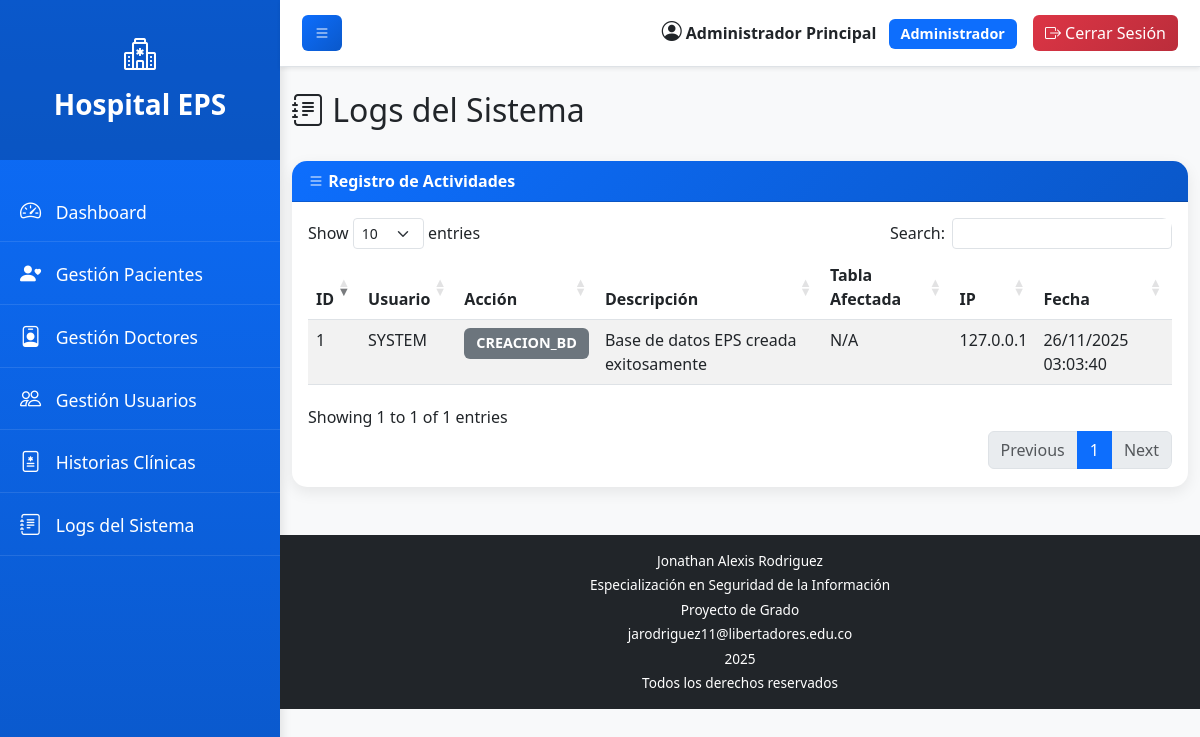
/pages/admin/logs.php (signed in), run on the app's committed database.
### tables this page shows
CREATE TABLE IF NOT EXISTS logs (
    id INT AUTO_INCREMENT PRIMARY KEY,
    usuario VARCHAR(50),
    accion VARCHAR(100) NOT NULL,
    descripcion TEXT,
    tabla_afectada VARCHAR(50),
    registro_id INT,
    ip_address VARCHAR(45),
    fecha TIMESTAMP DEFAULT CURRENT_TIMESTAMP,
    INDEX idx_usuario (usuario),
    INDEX idx_fecha (fecha),
    INDEX idx_accion (accion)
);

### config/helpers.php (called while the page is built, shortened)
<?php
function safe_html($value, $default = '') {
    return htmlspecialchars((string)$value, ENT_QUOTES, 'UTF-8');
}
?>

### pages/admin/logs.php (the view, shortened to what this page needs)
<?php
require_once '../../config/helpers.php';
$database = new Database();
$db = $database->getConnection();
$query = "SELECT * FROM logs ORDER BY fecha DESC";
$stmt = $db->prepare($query);
$stmt->execute();
?>
<!DOCTYPE html>
<html lang="es">
<head>
    <link href="https://cdn.jsdelivr.net/npm/bootstrap@5.3.0/dist/css/bootstrap.min.css" rel="stylesheet">
    <link rel="stylesheet" href="https://cdn.jsdelivr.net/npm/bootstrap-icons@1.10.0/font/bootstrap-icons.css">
    <link rel="stylesheet" href="https://cdn.datatables.net/1.13.7/css/dataTables.bootstrap5.min.css">
    <link rel="stylesheet" href="../../assets/css/dashboard.css">
</head>
<body>
    <div class="wrapper">
        <?php include '../../includes/sidebar.php'; ?>
        <div id="content">
            <?php include '../../includes/navbar.php'; ?>
            <div class="container-fluid mt-4">
                <div class="row mb-4">
                    <div class="col-12">
                        <h2><i class="bi bi-journal-text"></i> Logs del Sistema</h2>
                    </div>
                </div>
                <div class="card">
                    <div class="card-header">
                        <i class="bi bi-list"></i> Registro de Actividades
                    </div>
                    <div class="card-body">
                        <div class="table-responsive">
                            <table id="tablaLogs" class="table table-striped table-hover">
                                <thead>
                                    <tr>
                                        <th>ID</th>
                                        <th>Usuario</th>
                                        <th>Acción</th>
                                        <th>Descripción</th>
                                        <th>Tabla Afectada</th>
                                        <th>IP</th>
                                        <th>Fecha</th>
                                    </tr>
                                </thead>
                                <tbody>
                                    <?php while($row = $stmt->fetch(PDO::FETCH_ASSOC)): ?>
                                    <tr>
                                        <td><?php echo $row['id']; ?></td>
                                        <td><?php echo safe_html($row['usuario'] ?? 'N/A'); ?></td>
                                        <td>
                                            <?php
                                            $badge_class = 'bg-secondary';
                                            ?>
                                            <span class="badge <?php echo $badge_class; ?>"><?php echo safe_html($row['accion'] ?? ''); ?></span>
                                        </td>
                                        <td><?php echo safe_html($row['descripcion'] ?? 'N/A'); ?></td>
                                        <td><?php echo safe_html($row['tabla_afectada'] ?? 'N/A'); ?></td>
                                        <td><?php echo safe_html($row['ip_address'] ?? 'N/A'); ?></td>
                                        <td><?php echo date('d/m/Y H:i:s', strtotime($row['fecha'])); ?></td>
                                    </tr>
                                    <?php endwhile; ?>
                                </tbody>
                            </table>
                        </div>
                    </div>
                </div>
            </div>
            <?php include '../../includes/footer.php'; ?>
        </div>
    </div>
</body>
</html>

### includes/sidebar.php (shortened to what this page needs)
<nav id="sidebar" class="sidebar">
    <div class="sidebar-header">
        <i class="bi bi-hospital fs-2"></i>
        <h3>Hospital EPS</h3>
    </div>
    <ul class="list-unstyled components">
        <li>
            <a href="../../dashboard.php"><i class="bi bi-speedometer2"></i> Dashboard</a>
        </li>
        <?php if($_SESSION['rol'] == 'Administrador'): ?>
        <li>
            <a href="../../pages/admin/pacientes.php"><i class="bi bi-person-heart"></i> Gestión Pacientes</a>
        </li>
        <li>
            <a href="../../pages/admin/doctores.php"><i class="bi bi-person-badge"></i> Gestión Doctores</a>
        </li>
        <li>
            <a href="../../pages/admin/usuarios.php"><i class="bi bi-people"></i> Gestión Usuarios</a>
        </li>
        <li>
            <a href="../../pages/admin/historias.php"><i class="bi bi-file-medical"></i> Historias Clínicas</a>
        </li>
        <li>
            <a href="../../pages/admin/logs.php"><i class="bi bi-journal-text"></i> Logs del Sistema</a>
        </li>
        <?php endif; ?>
    </ul>
</nav>

### includes/navbar.php
<nav class="navbar navbar-expand-lg navbar-light bg-white shadow-sm">
    <div class="container-fluid">
        <button type="button" id="sidebarCollapse" class="btn btn-primary">
            <i class="bi bi-list"></i>
        </button>
        <div class="ms-auto d-flex align-items-center">
            <span class="me-3">
                <i class="bi bi-person-circle fs-5"></i>
                <strong><?php echo $_SESSION['nombres'] . ' ' . $_SESSION['apellidos']; ?></strong>
                <span class="badge bg-primary ms-2"><?php echo $_SESSION['rol']; ?></span>
            </span>
            <a href="../../api/logout.php" class="btn btn-danger">
                <i class="bi bi-box-arrow-right"></i> Cerrar Sesión
            </a>
        </div>
    </div>
</nav>

### includes/footer.php
<footer class="footer bg-dark text-white py-3 mt-5">
    <div class="container text-center">
        <p class="mb-1">Jonathan Alexis Rodriguez</p>
        <p class="mb-1">Especialización en Seguridad de la Información</p>
        <p class="mb-1">Proyecto de Grado</p>
        <p class="mb-1">jarodriguez11@libertadores.edu.co</p>
        <p class="mb-1">2025</p>
        <p class="mb-0">Todos los derechos reservados</p>
    </div>
</footer>

### assets/css/dashboard.css (style rules this page uses)
body { font-family: 'Segoe UI', Tahoma, Geneva, Verdana, sans-serif; background-color: #f8f9fa; }
.wrapper { display: flex; width: 100%; align-items: stretch; }
.sidebar { min-width: 280px; max-width: 280px; background: linear-gradient(180deg, #0d6efd 0%, #0a58ca 100%); color: #fff; transition: all 0.3s; min-height: 100vh; box-shadow: 2px 0 10px rgba(0,0,0,0.1); }
.sidebar-header { padding: 30px 20px; background: rgba(0,0,0,0.2); text-align: center; }
.sidebar-header h3 { margin-top: 10px; font-weight: bold; }
.sidebar ul.components { padding: 20px 0; }
.sidebar ul li { border-bottom: 1px solid rgba(255,255,255,0.1); }
.sidebar ul li a { padding: 15px 20px; font-size: 1.1em; display: block; color: #fff; text-decoration: none; transition: all 0.3s; }
.sidebar ul li a i { margin-right: 10px; font-size: 1.2em; }
#content { width: 100%; padding: 0; min-height: 100vh; transition: all 0.3s; }
.navbar { padding: 15px 10px; border-bottom: 1px solid #dee2e6; }
.navbar .btn-danger { background: linear-gradient(135deg, #dc3545, #bb2d3b); border: none; transition: all 0.3s; }
.card { border: none; border-radius: 15px; box-shadow: 0 5px 15px rgba(0,0,0,0.08); transition: transform 0.3s, box-shadow 0.3s; }
.card-header { background: linear-gradient(135deg, #0d6efd, #0a58ca); color: white; border-radius: 15px 15px 0 0 !important; font-weight: bold; }
.table-responsive { border-radius: 10px; overflow: hidden; }
.table { margin-bottom: 0; }
.table thead { background: linear-gradient(135deg, #0d6efd, #0a58ca); color: white; }
.btn-primary { background: linear-gradient(135deg, #0d6efd, #0a58ca); border: none; }
.btn-danger { background: linear-gradient(135deg, #dc3545, #bb2d3b); border: none; }
.badge { padding: 8px 12px; font-size: 0.9em; }
#content .footer { width: 100%; margin: 0; margin-top: 50px; }
.footer p { margin: 0; font-size: 0.85rem; line-height: 1.5; }
.sidebar, #content, .sidebar-overlay { transition: all 0.3s cubic-bezier(0.4, 0, 0.2, 1); }
.sidebar { overflow-y: auto; -webkit-overflow-scrolling: touch; }

### data on the page
logs: id "1", usuario "SYSTEM", accion "CREACION_BD", descripcion "Base de datos EPS creada exitosamente", tabla_afectada "N/A", ip_address "127.0.0.1", fecha "26/11/2025 03:03:40"

### other printed values
$_SESSION['nombres'] "Administrador"
$_SESSION['apellidos'] "Principal"
$_SESSION['rol'] "Administrador"
